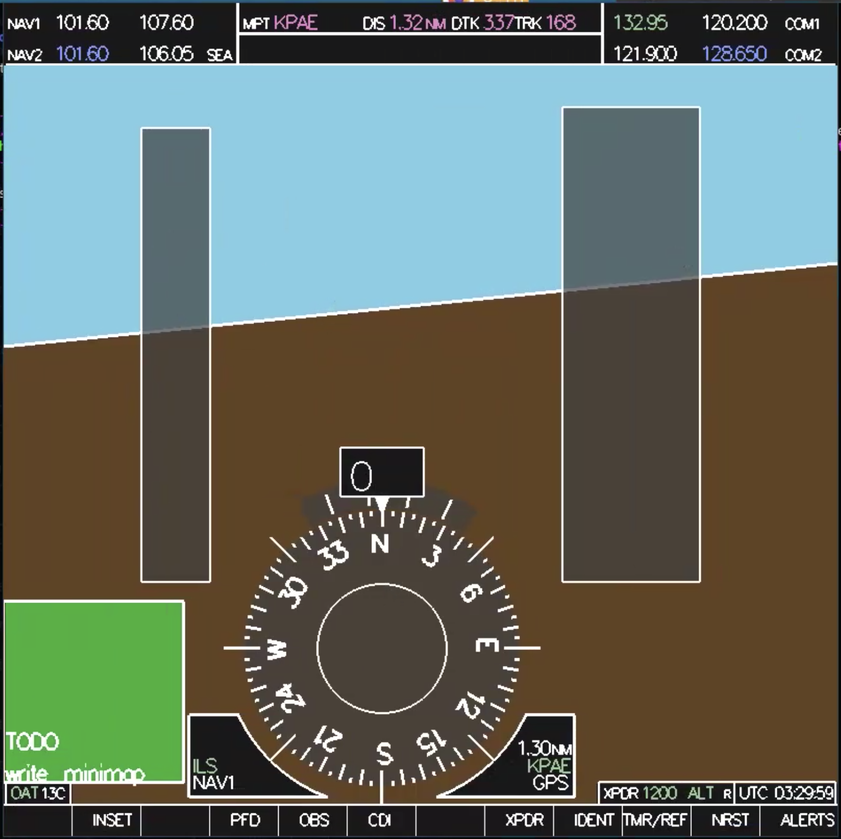
#> input picture FeatureMatching/images/planedash.png, 841 x 839 px, shrunk from 1506 x 1504 before the run
$ python features.py
#> lines starting #> are read from the running program, lines starting #| are printed output that depends on the picture
import cv2
import numpy as np
from matplotlib import pyplot as plt


"""
Utility Functions
"""
###########################################
# Print out attributes of a single keypoint
###########################################
# [26 lines left out: functions print_kp, make_histogram, not called in this run]


##################################################
# convert list of opencv keypoints to numpy array
##################################################
def convert_kp_to_array(keypoints):
    #significant attributes for a keypoint:
    # [x, y, response, angle, size, octave]

    #construct new array
    out = []

    #iterate through keypoints and pull out attributes
    for kp in keypoints:
        x = kp.pt[0]
        y = kp.pt[1]
        response = kp.response
        angle = kp.angle
        size = kp.size
        octave = kp.octave

        #keypoints as a single list
        kp_as_list = [x, y, response, angle, size, octave]

        #try converting KP to integers
        kp_as_list = [int(e) for e in kp_as_list]

        if None in kp_as_list:
            print('FOUND A NONE')

        #append to output array
        out.append(kp_as_list)


    #convert to np array
    return np.array(out)


"""
Test Functions
"""
# [145 lines left out: functions test1, test2, global_vs_local_matching, match_global_keypoints, not called in this run]


def compare_types():
    # All the images
    screenshot = cv2.imread('images/planedash.png')
#> screenshot is the input picture: shape (839, 841, 3); mean B, G, R 98.1, 107.7, 99.6
    picture = cv2.imread('images/dash2.png')
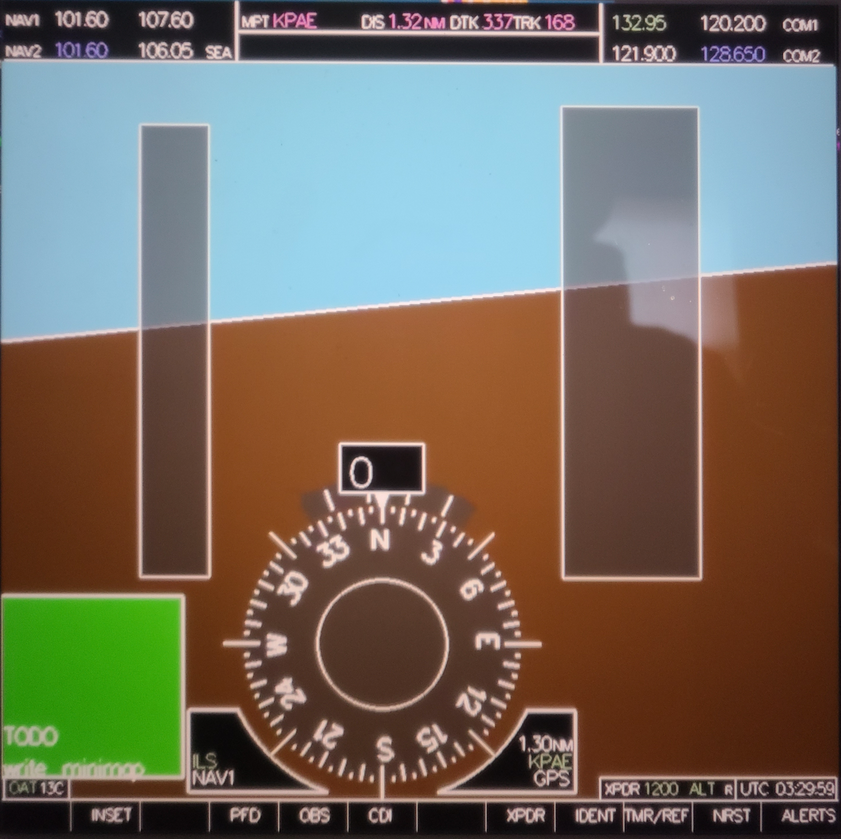
#> input picture FeatureMatching/images/dash2.png, 841 x 839 px, shrunk from 1506 x 1504 before the run
#> picture is the input picture: shape (839, 841, 3); mean B, G, R 95.4, 107.6, 116.3
    obstructed = cv2.imread('images/dash3.png')
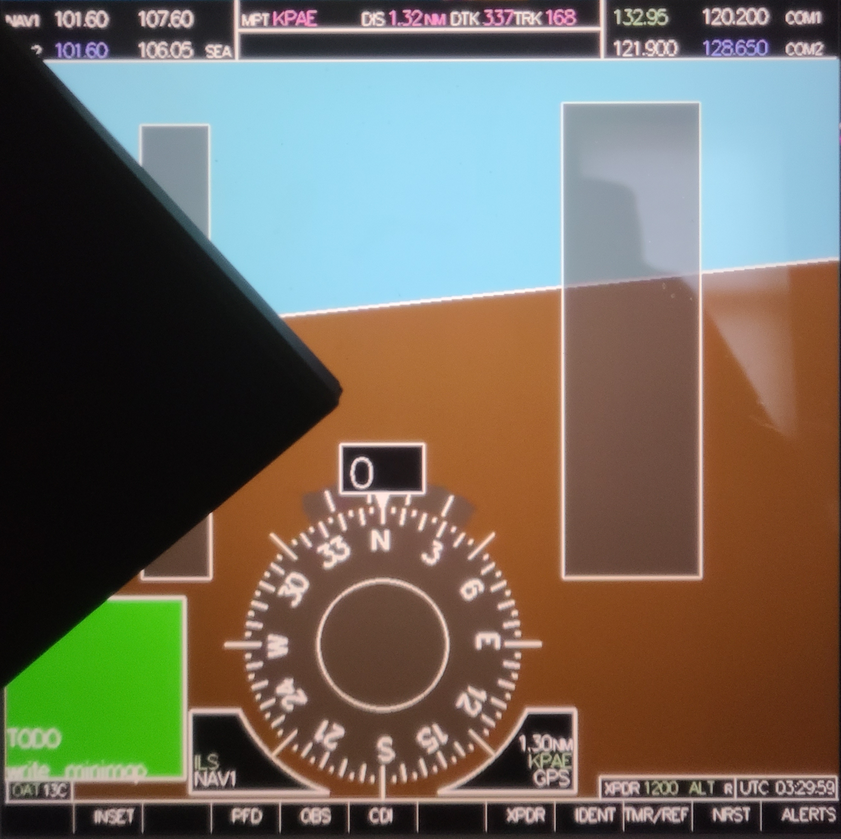
#> input picture FeatureMatching/images/dash3.png, 841 x 839 px, shrunk from 1506 x 1504 before the run
#> obstructed is the input picture: shape (839, 841, 3); mean B, G, R 91.7, 103.9, 110.4

    # keypoints
    sift = cv2.SIFT_create()
    g1, l1 = sift.detectAndCompute(screenshot, None)
#> g1 = 2113 keypoints; strongest (x, y, size): (637, 48, 2.6), (258, 21, 2.2), (228, 52, 2.6), (231, 777, 2.5)
    g1 = convert_kp_to_array(g1)
#> the loop in convert_kp_to_array, `for kp in keypoints:` made 2113 passes
#> (kp, x, y, response, angle, size, octave, kp_as_list) on passes 1 to 3: (keypoint at (2.3, 146.7), size 1.8, 2.29, 146.7, 0.0594, 357.6, 1.82, 1114623, [2, 146, 0, 357, 1, 1114623]), (keypoint at (5.2, 345.8), size 2.7, 5.15, 345.8, 0.0846, 359.6, 2.74, 13828863, [5, 345, 0, 359, 2, 13828863]), (keypoint at (5.2, 601), size 2.7, 5.2, 601, 0.0896, 3.45, 2.72, 13304575, [5, 600, 0, 3, 2, 13304575])
#> after the loop in convert_kp_to_array, `for kp in keypoints:`: out = 2113 items, first 6: [2, 146, 0, 357, 1, 1114623], [5, 345, 0, 359, 2, 13828863], [5, 600, 0, 3, 2, 13304575], [5, 782, 0, 353, 2, 3081215], [5, 804, 0, 7, 2, 13370111], [5, 804, 0, 271, 2, 13370111]
#> g1 = 2113 rows, first 6: [2, 146, 0, 357, 1, 1114623], [5, 345, 0, 359, 2, 13828863], [5, 600, 0, 3, 2, 13304575], [5, 782, 0, 353, 2, 3081215], [5, 804, 0, 7, 2, 13370111], [5, 804, 0, 271, 2, 13370111]

    print("===FIRST THING===")
    print(l1[0].shape)
#| (128,)
    print(g1[0].shape)
#| (6,)


# Histogram Maximization
# seeing what transofmr to make the screenshot and the other thing similar
# blurring
# mayber only black and white


if __name__ == '__main__':
    #match_global_keypoints()
    compare_types()
